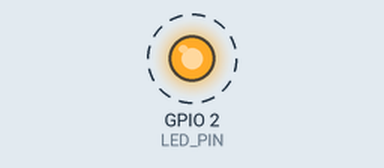
The sketch below on a simulated ESP32. On the bench: output pins drawn as LEDs (lit = HIGH). Dashed ring = blinking.

Above: at 0.2 s.
Timing chart, 0 to 3.0 s (numbered marks = the images above):
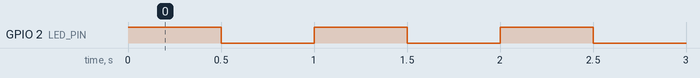

Measured:
- by itself, GPIO 2 (LED_PIN): alternates HIGH for 0.50 s and LOW for 0.50 s

The sketch:

1_blink_led_using_rtos.ino
```cpp
#define LED_PIN 2
void BlinkTask(void *pvParameters) {
  pinMode(LED_PIN, OUTPUT);

  while (1) {
    digitalWrite(LED_PIN, HIGH);
    vTaskDelay(500 / portTICK_PERIOD_MS);  // Delay 500 ms

    digitalWrite(LED_PIN, LOW);
    vTaskDelay(500 / portTICK_PERIOD_MS);  // Delay 500 ms
  }
}

void setup() {
  // Create FreeRTOS task
  xTaskCreate(
    BlinkTask,         // Task function
    "Blink LED Task",  // Task name
    1024,              // Stack size
    NULL,              // Parameters
    1,                 // Priority
    NULL               // Task handle
  );
}

void loop() {
  // Nothing here – everything is handled by the FreeRTOS task
}
```
